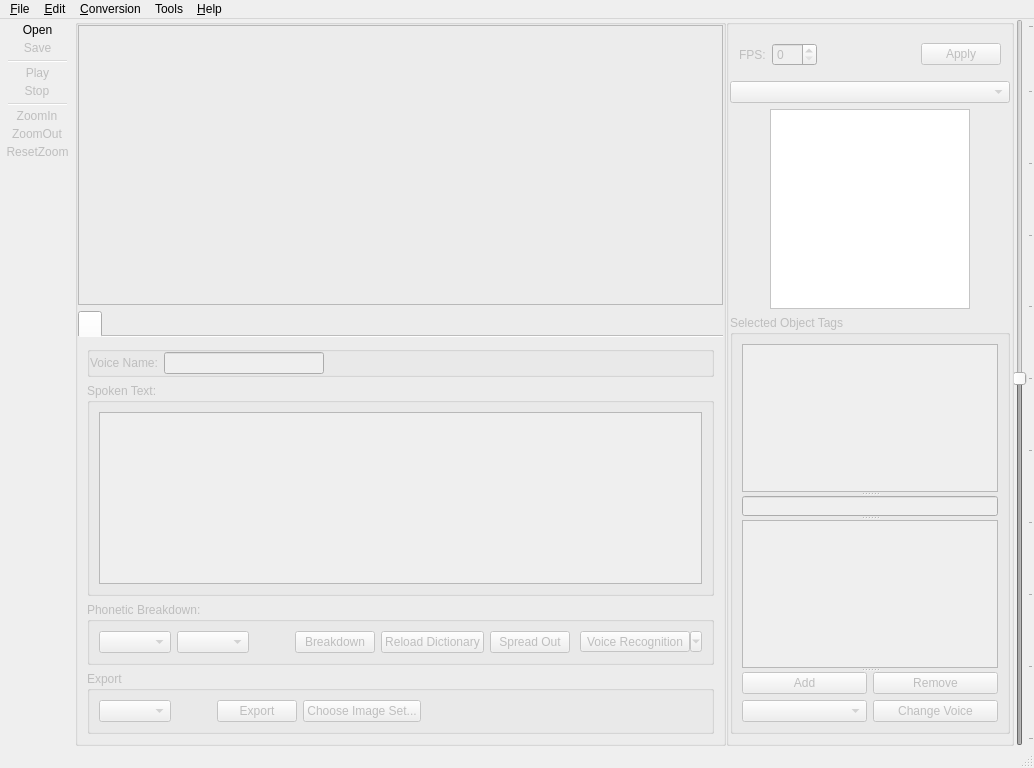
<?xml version="1.0" encoding="UTF-8"?>
<ui version="4.0">
 <class>main_window</class>
 <widget class="QMainWindow" name="main_window">
  <property name="geometry">
   <rect>
    <x>0</x>
    <y>0</y>
    <width>1029</width>
    <height>768</height>
   </rect>
  </property>
  <property name="acceptDrops">
   <bool>true</bool>
  </property>
  <property name="windowTitle">
   <string>MainWindow</string>
  </property>
  <property name="windowIcon">
   <iconset resource="../qt-icons.qrc">
    <normaloff>:/rsrc/window_icon.png</normaloff>:/rsrc/window_icon.png</iconset>
  </property>
  <widget class="QWidget" name="central_widget">
   <property name="acceptDrops">
    <bool>true</bool>
   </property>
   <layout class="QVBoxLayout" name="verticalLayout_5">
    <property name="spacing">
     <number>0</number>
    </property>
    <property name="sizeConstraint">
     <enum>QLayout::SetMinimumSize</enum>
    </property>
    <property name="leftMargin">
     <number>0</number>
    </property>
    <property name="topMargin">
     <number>0</number>
    </property>
    <property name="rightMargin">
     <number>0</number>
    </property>
    <property name="bottomMargin">
     <number>0</number>
    </property>
    <item>
     <layout class="QHBoxLayout" name="horizontal_layout" stretch="0,0,0">
      <property name="sizeConstraint">
       <enum>QLayout::SetFixedSize</enum>
      </property>
      <item>
       <widget class="QGroupBox" name="vertical_layout_left">
        <property name="enabled">
         <bool>false</bool>
        </property>
        <layout class="QVBoxLayout" name="vertical_layout_left_1" stretch="2,0">
         <property name="spacing">
          <number>6</number>
         </property>
         <property name="leftMargin">
          <number>0</number>
         </property>
         <property name="topMargin">
          <number>0</number>
         </property>
         <property name="rightMargin">
          <number>0</number>
         </property>
         <property name="bottomMargin">
          <number>0</number>
         </property>
         <item>
          <widget class="WaveformView" name="waveform_view">
           <property name="minimumSize">
            <size>
             <width>0</width>
             <height>280</height>
            </size>
           </property>
           <property name="frameShape">
            <enum>QFrame::StyledPanel</enum>
           </property>
           <property name="frameShadow">
            <enum>QFrame::Raised</enum>
           </property>
          </widget>
         </item>
         <item>
          <widget class="QTabWidget" name="current_voice">
           <property name="sizePolicy">
            <sizepolicy hsizetype="Expanding" vsizetype="Fixed">
             <horstretch>0</horstretch>
             <verstretch>0</verstretch>
            </sizepolicy>
           </property>
           <property name="minimumSize">
            <size>
             <width>0</width>
             <height>320</height>
            </size>
           </property>
           <property name="autoFillBackground">
            <bool>false</bool>
           </property>
           <property name="tabShape">
            <enum>QTabWidget::Rounded</enum>
           </property>
           <property name="elideMode">
            <enum>Qt::ElideNone</enum>
           </property>
           <property name="documentMode">
            <bool>true</bool>
           </property>
           <property name="movable">
            <bool>false</bool>
           </property>
           <widget class="QWidget" name="current_voice_page">
            <attribute name="title">
             <string/>
            </attribute>
            <layout class="QVBoxLayout" name="current_voice_page_layout">
             <item>
              <widget class="QGroupBox" name="voice_name_layout">
               <property name="sizePolicy">
                <sizepolicy hsizetype="Expanding" vsizetype="Fixed">
                 <horstretch>0</horstretch>
                 <verstretch>0</verstretch>
                </sizepolicy>
               </property>
               <layout class="QHBoxLayout" name="horizontalLayout_4">
                <property name="leftMargin">
                 <number>0</number>
                </property>
                <property name="topMargin">
                 <number>0</number>
                </property>
                <property name="rightMargin">
                 <number>0</number>
                </property>
                <property name="bottomMargin">
                 <number>0</number>
                </property>
                <item>
                 <widget class="QLabel" name="voice_name">
                  <property name="sizePolicy">
                   <sizepolicy hsizetype="Preferred" vsizetype="Preferred">
                    <horstretch>0</horstretch>
                    <verstretch>0</verstretch>
                   </sizepolicy>
                  </property>
                  <property name="text">
                   <string>Voice Name:</string>
                  </property>
                 </widget>
                </item>
                <item>
                 <widget class="QLineEdit" name="voice_name_input">
                  <property name="sizePolicy">
                   <sizepolicy hsizetype="Preferred" vsizetype="Fixed">
                    <horstretch>0</horstretch>
                    <verstretch>0</verstretch>
                   </sizepolicy>
                  </property>
                  <property name="minimumSize">
                   <size>
                    <width>160</width>
                    <height>0</height>
                   </size>
                  </property>
                 </widget>
                </item>
                <item>
                 <spacer name="voice_name_spacer_right">
                  <property name="orientation">
                   <enum>Qt::Horizontal</enum>
                  </property>
                  <property name="sizeHint" stdset="0">
                   <size>
                    <width>40</width>
                    <height>20</height>
                   </size>
                  </property>
                 </spacer>
                </item>
               </layout>
              </widget>
             </item>
             <item>
              <widget class="QGroupBox" name="text_input_group">
               <property name="title">
                <string>Spoken Text:</string>
               </property>
               <layout class="QVBoxLayout" name="verticalLayout_2">
                <item>
                 <widget class="QTextEdit" name="text_edit"/>
                </item>
               </layout>
              </widget>
             </item>
             <item>
              <widget class="QGroupBox" name="phoneme_group">
               <property name="title">
                <string>Phonetic Breakdown:</string>
               </property>
               <layout class="QHBoxLayout" name="phoneme_layout">
                <item>
                 <widget class="QComboBox" name="language_choice"/>
                </item>
                <item>
                 <widget class="QComboBox" name="phoneme_set"/>
                </item>
                <item>
                 <spacer name="phoneme_spacer_middle">
                  <property name="orientation">
                   <enum>Qt::Horizontal</enum>
                  </property>
                  <property name="sizeType">
                   <enum>QSizePolicy::Fixed</enum>
                  </property>
                  <property name="sizeHint" stdset="0">
                   <size>
                    <width>40</width>
                    <height>20</height>
                   </size>
                  </property>
                 </spacer>
                </item>
                <item>
                 <widget class="QPushButton" name="breakdown_button">
                  <property name="text">
                   <string>Breakdown</string>
                  </property>
                  <property name="icon">
                   <iconset resource="../qt-icons.qrc">
                    <normaloff>:/rsrc/icons/pie-chart-line.png</normaloff>:/rsrc/icons/pie-chart-line.png</iconset>
                  </property>
                 </widget>
                </item>
                <item>
                 <widget class="QPushButton" name="reload_dict_button">
                  <property name="text">
                   <string>Reload Dictionary</string>
                  </property>
                  <property name="icon">
                   <iconset resource="../qt-icons.qrc">
                    <normaloff>:/rsrc/icons/refresh-line.png</normaloff>:/rsrc/icons/refresh-line.png</iconset>
                  </property>
                 </widget>
                </item>
                <item>
                 <widget class="QPushButton" name="spread_out">
                  <property name="text">
                   <string>Spread Out</string>
                  </property>
                  <property name="icon">
                   <iconset resource="../qt-icons.qrc">
                    <normaloff>:/rsrc/icons/arrow-left-right-line.png</normaloff>:/rsrc/icons/arrow-left-right-line.png</iconset>
                  </property>
                 </widget>
                </item>
                <item>
                 <spacer name="phoneme_spacer_right">
                  <property name="orientation">
                   <enum>Qt::Horizontal</enum>
                  </property>
                  <property name="sizeHint" stdset="0">
                   <size>
                    <width>40</width>
                    <height>20</height>
                   </size>
                  </property>
                 </spacer>
                </item>
                <item>
                 <widget class="QToolButton" name="voice_recognition_button">
                  <property name="text">
                   <string>Voice Recognition</string>
                  </property>
                  <property name="icon">
                   <iconset resource="../qt-icons.qrc">
                    <normaloff>:/rsrc/icons/voice-recognition-fill.png</normaloff>:/rsrc/icons/voice-recognition-fill.png</iconset>
                  </property>
                  <property name="popupMode">
                   <enum>QToolButton::MenuButtonPopup</enum>
                  </property>
                  <property name="toolButtonStyle">
                   <enum>Qt::ToolButtonTextBesideIcon</enum>
                  </property>
                  <property name="arrowType">
                   <enum>Qt::NoArrow</enum>
                  </property>
                 </widget>
                </item>
               </layout>
              </widget>
             </item>
             <item>
              <widget class="QGroupBox" name="export_group">
               <property name="autoFillBackground">
                <bool>false</bool>
               </property>
               <property name="title">
                <string>Export</string>
               </property>
               <property name="flat">
                <bool>false</bool>
               </property>
               <property name="checkable">
                <bool>false</bool>
               </property>
               <layout class="QHBoxLayout" name="export_layout">
                <item>
                 <widget class="QComboBox" name="export_combo"/>
                </item>
                <item>
                 <spacer name="export_spacer_middle">
                  <property name="orientation">
                   <enum>Qt::Horizontal</enum>
                  </property>
                  <property name="sizeType">
                   <enum>QSizePolicy::Fixed</enum>
                  </property>
                  <property name="sizeHint" stdset="0">
                   <size>
                    <width>40</width>
                    <height>20</height>
                   </size>
                  </property>
                 </spacer>
                </item>
                <item>
                 <widget class="QPushButton" name="export_button">
                  <property name="text">
                   <string>Export</string>
                  </property>
                  <property name="icon">
                   <iconset resource="../qt-icons.qrc">
                    <normaloff>:/rsrc/icons/share-forward-box-line.png</normaloff>:/rsrc/icons/share-forward-box-line.png</iconset>
                  </property>
                 </widget>
                </item>
                <item>
                 <widget class="QPushButton" name="choose_imageset_button">
                  <property name="text">
                   <string>Choose Image Set...</string>
                  </property>
                  <property name="icon">
                   <iconset resource="../qt-icons.qrc">
                    <normaloff>:/rsrc/icons/gallery-line.png</normaloff>:/rsrc/icons/gallery-line.png</iconset>
                  </property>
                 </widget>
                </item>
                <item>
                 <spacer name="export_spacer_right">
                  <property name="orientation">
                   <enum>Qt::Horizontal</enum>
                  </property>
                  <property name="sizeHint" stdset="0">
                   <size>
                    <width>40</width>
                    <height>20</height>
                   </size>
                  </property>
                 </spacer>
                </item>
               </layout>
              </widget>
             </item>
            </layout>
           </widget>
          </widget>
         </item>
        </layout>
       </widget>
      </item>
      <item>
       <widget class="QGroupBox" name="vertical_layout_right">
        <property name="enabled">
         <bool>false</bool>
        </property>
        <property name="sizePolicy">
         <sizepolicy hsizetype="Fixed" vsizetype="Preferred">
          <horstretch>0</horstretch>
          <verstretch>0</verstretch>
         </sizepolicy>
        </property>
        <layout class="QVBoxLayout" name="verticalLayout" stretch="0,0,0,0">
         <property name="spacing">
          <number>6</number>
         </property>
         <property name="sizeConstraint">
          <enum>QLayout::SetDefaultConstraint</enum>
         </property>
         <property name="leftMargin">
          <number>1</number>
         </property>
         <property name="rightMargin">
          <number>1</number>
         </property>
         <item>
          <widget class="QWidget" name="fps_controls" native="true">
           <property name="sizePolicy">
            <sizepolicy hsizetype="Expanding" vsizetype="Fixed">
             <horstretch>0</horstretch>
             <verstretch>0</verstretch>
            </sizepolicy>
           </property>
           <layout class="QHBoxLayout" name="fps_layout">
            <item>
             <widget class="QLabel" name="fps">
              <property name="text">
               <string>FPS:</string>
              </property>
             </widget>
            </item>
            <item>
             <widget class="QSpinBox" name="fps_input">
              <property name="minimumSize">
               <size>
                <width>45</width>
                <height>0</height>
               </size>
              </property>
             </widget>
            </item>
            <item>
             <spacer name="fps_spacer_left">
              <property name="orientation">
               <enum>Qt::Horizontal</enum>
              </property>
              <property name="sizeHint" stdset="0">
               <size>
                <width>40</width>
                <height>20</height>
               </size>
              </property>
             </spacer>
            </item>
            <item>
             <widget class="QPushButton" name="apply_fps">
              <property name="text">
               <string>Apply</string>
              </property>
             </widget>
            </item>
           </layout>
          </widget>
         </item>
         <item>
          <widget class="QComboBox" name="mouth_choice">
           <property name="sizePolicy">
            <sizepolicy hsizetype="Expanding" vsizetype="Fixed">
             <horstretch>0</horstretch>
             <verstretch>0</verstretch>
            </sizepolicy>
           </property>
          </widget>
         </item>
         <item>
          <layout class="QHBoxLayout" name="mouth_view_layout">
           <item>
            <spacer name="mouth_left_spacer">
             <property name="orientation">
              <enum>Qt::Horizontal</enum>
             </property>
             <property name="sizeHint" stdset="0">
              <size>
               <width>0</width>
               <height>20</height>
              </size>
             </property>
            </spacer>
           </item>
           <item>
            <widget class="MouthView" name="mouth_view">
             <property name="sizePolicy">
              <sizepolicy hsizetype="Fixed" vsizetype="Fixed">
               <horstretch>0</horstretch>
               <verstretch>0</verstretch>
              </sizepolicy>
             </property>
             <property name="minimumSize">
              <size>
               <width>200</width>
               <height>200</height>
              </size>
             </property>
             <property name="maximumSize">
              <size>
               <width>200</width>
               <height>200</height>
              </size>
             </property>
             <property name="autoFillBackground">
              <bool>false</bool>
             </property>
             <property name="styleSheet">
              <string notr="true">background-color: rgb(255, 255, 255);</string>
             </property>
             <property name="frameShadow">
              <enum>QFrame::Raised</enum>
             </property>
             <property name="verticalScrollBarPolicy">
              <enum>Qt::ScrollBarAlwaysOff</enum>
             </property>
             <property name="horizontalScrollBarPolicy">
              <enum>Qt::ScrollBarAlwaysOff</enum>
             </property>
             <property name="renderHints">
              <set>QPainter::Antialiasing|QPainter::SmoothPixmapTransform</set>
             </property>
            </widget>
           </item>
           <item>
            <spacer name="mouth_righ_spacer">
             <property name="orientation">
              <enum>Qt::Horizontal</enum>
             </property>
             <property name="sizeHint" stdset="0">
              <size>
               <width>0</width>
               <height>20</height>
              </size>
             </property>
            </spacer>
           </item>
          </layout>
         </item>
         <item>
          <widget class="QGroupBox" name="tag_list_group">
           <property name="title">
            <string>Selected Object Tags</string>
           </property>
           <layout class="QVBoxLayout" name="verticalLayout_3">
            <item>
             <widget class="QSplitter" name="tag_splitter">
              <property name="frameShape">
               <enum>QFrame::NoFrame</enum>
              </property>
              <property name="midLineWidth">
               <number>1</number>
              </property>
              <property name="orientation">
               <enum>Qt::Vertical</enum>
              </property>
              <property name="opaqueResize">
               <bool>true</bool>
              </property>
              <property name="childrenCollapsible">
               <bool>false</bool>
              </property>
              <widget class="QTreeWidget" name="parent_tags">
               <property name="enabled">
                <bool>false</bool>
               </property>
               <property name="styleSheet">
                <string notr="true"/>
               </property>
               <property name="showDropIndicator" stdset="0">
                <bool>false</bool>
               </property>
               <property name="alternatingRowColors">
                <bool>true</bool>
               </property>
               <property name="selectionMode">
                <enum>QAbstractItemView::NoSelection</enum>
               </property>
               <property name="verticalScrollMode">
                <enum>QAbstractItemView::ScrollPerPixel</enum>
               </property>
               <property name="rootIsDecorated">
                <bool>false</bool>
               </property>
               <property name="itemsExpandable">
                <bool>false</bool>
               </property>
               <property name="headerHidden">
                <bool>true</bool>
               </property>
               <property name="expandsOnDoubleClick">
                <bool>false</bool>
               </property>
               <property name="columnCount">
                <number>1</number>
               </property>
               <attribute name="headerDefaultSectionSize">
                <number>200</number>
               </attribute>
               <attribute name="headerStretchLastSection">
                <bool>true</bool>
               </attribute>
               <column>
                <property name="text">
                 <string notr="true">1</string>
                </property>
               </column>
              </widget>
              <widget class="QLineEdit" name="tag_entry">
               <property name="sizePolicy">
                <sizepolicy hsizetype="Expanding" vsizetype="Fixed">
                 <horstretch>0</horstretch>
                 <verstretch>1</verstretch>
                </sizepolicy>
               </property>
               <property name="maximumSize">
                <size>
                 <width>16777215</width>
                 <height>20</height>
                </size>
               </property>
               <property name="baseSize">
                <size>
                 <width>0</width>
                 <height>20</height>
                </size>
               </property>
              </widget>
              <widget class="QListWidget" name="list_of_tags"/>
              <widget class="QWidget" name="layoutWidget">
               <layout class="QHBoxLayout" name="tag_list_buttons">
                <property name="sizeConstraint">
                 <enum>QLayout::SetMaximumSize</enum>
                </property>
                <item>
                 <widget class="QPushButton" name="add_tag">
                  <property name="maximumSize">
                   <size>
                    <width>16777215</width>
                    <height>23</height>
                   </size>
                  </property>
                  <property name="text">
                   <string>Add</string>
                  </property>
                 </widget>
                </item>
                <item>
                 <widget class="QPushButton" name="remove_tag">
                  <property name="maximumSize">
                   <size>
                    <width>16777215</width>
                    <height>23</height>
                   </size>
                  </property>
                  <property name="text">
                   <string>Remove</string>
                  </property>
                 </widget>
                </item>
               </layout>
              </widget>
             </widget>
            </item>
            <item>
             <layout class="QHBoxLayout" name="horizontalLayout">
              <item>
               <widget class="QComboBox" name="voice_for_selection"/>
              </item>
              <item>
               <widget class="QPushButton" name="apply_voice_change">
                <property name="text">
                 <string>Change Voice</string>
                </property>
               </widget>
              </item>
             </layout>
            </item>
           </layout>
          </widget>
         </item>
        </layout>
       </widget>
      </item>
      <item>
       <widget class="QSlider" name="volume_slider">
        <property name="enabled">
         <bool>false</bool>
        </property>
        <property name="value">
         <number>50</number>
        </property>
        <property name="orientation">
         <enum>Qt::Vertical</enum>
        </property>
        <property name="invertedAppearance">
         <bool>false</bool>
        </property>
        <property name="tickPosition">
         <enum>QSlider::TicksBelow</enum>
        </property>
        <property name="tickInterval">
         <number>10</number>
        </property>
       </widget>
      </item>
     </layout>
    </item>
   </layout>
  </widget>
  <widget class="QMenuBar" name="menubar">
   <property name="geometry">
    <rect>
     <x>0</x>
     <y>0</y>
     <width>1029</width>
     <height>21</height>
    </rect>
   </property>
   <widget class="QMenu" name="menu_file">
    <property name="title">
     <string>&amp;File</string>
    </property>
    <addaction name="action_open"/>
    <addaction name="action_save"/>
    <addaction name="action_save_as"/>
    <addaction name="action_exit"/>
   </widget>
   <widget class="QMenu" name="menu_edit">
    <property name="enabled">
     <bool>true</bool>
    </property>
    <property name="title">
     <string>&amp;Edit</string>
    </property>
    <addaction name="action_undo"/>
    <addaction name="action_cut"/>
    <addaction name="action_copy"/>
    <addaction name="action_paste"/>
    <addaction name="action_settings"/>
   </widget>
   <widget class="QMenu" name="menu_help">
    <property name="title">
     <string>&amp;Help</string>
    </property>
    <addaction name="action_help_topics"/>
    <addaction name="action_about_papagayo_ng"/>
   </widget>
   <widget class="QMenu" name="menu_Conversion">
    <property name="title">
     <string>&amp;Conversion</string>
    </property>
    <addaction name="action_convert_phonemes"/>
    <addaction name="action_select_as_current_set"/>
   </widget>
   <widget class="QMenu" name="menuDownloads">
    <property name="title">
     <string>Tools</string>
    </property>
    <widget class="QMenu" name="menuAllosaurus">
     <property name="title">
      <string>Allosaurus</string>
     </property>
     <addaction name="action_allo_download"/>
    </widget>
    <widget class="QMenu" name="menuRhubarb">
     <property name="title">
      <string>Rhubarb</string>
     </property>
     <addaction name="action_rhubarb_download"/>
    </widget>
    <widget class="QMenu" name="menuFFmpeg">
     <property name="title">
      <string>FFmpeg</string>
     </property>
     <addaction name="action_ffmpeg_download"/>
    </widget>
    <addaction name="menuAllosaurus"/>
    <addaction name="menuRhubarb"/>
    <addaction name="menuFFmpeg"/>
   </widget>
   <addaction name="menu_file"/>
   <addaction name="menu_edit"/>
   <addaction name="menu_Conversion"/>
   <addaction name="menuDownloads"/>
   <addaction name="menu_help"/>
  </widget>
  <widget class="QStatusBar" name="statusbar">
   <property name="acceptDrops">
    <bool>true</bool>
   </property>
  </widget>
  <widget class="QToolBar" name="toolbar">
   <property name="acceptDrops">
    <bool>true</bool>
   </property>
   <property name="windowTitle">
    <string>toolBar</string>
   </property>
   <property name="autoFillBackground">
    <bool>false</bool>
   </property>
   <property name="styleSheet">
    <string notr="true">border: none;</string>
   </property>
   <property name="movable">
    <bool>false</bool>
   </property>
   <property name="iconSize">
    <size>
     <width>32</width>
     <height>32</height>
    </size>
   </property>
   <attribute name="toolBarArea">
    <enum>LeftToolBarArea</enum>
   </attribute>
   <attribute name="toolBarBreak">
    <bool>false</bool>
   </attribute>
   <addaction name="action_open"/>
   <addaction name="action_save"/>
   <addaction name="separator"/>
   <addaction name="action_play"/>
   <addaction name="action_stop"/>
   <addaction name="separator"/>
   <addaction name="action_zoom_in"/>
   <addaction name="action_zoom_out"/>
   <addaction name="action_reset_zoom"/>
  </widget>
  <action name="action_help_topics">
   <property name="icon">
    <iconset resource="../qt-icons.qrc">
     <normaloff>:/rsrc/icons/question-line.png</normaloff>:/rsrc/icons/question-line.png</iconset>
   </property>
   <property name="text">
    <string>&amp;Help Topics</string>
   </property>
  </action>
  <action name="action_about_papagayo_ng">
   <property name="icon">
    <iconset resource="../qt-icons.qrc">
     <normaloff>:/rsrc/icons/information-line.png</normaloff>:/rsrc/icons/information-line.png</iconset>
   </property>
   <property name="text">
    <string>&amp;About Papagayo-ng</string>
   </property>
  </action>
  <action name="action_open">
   <property name="icon">
    <iconset resource="../qt-icons.qrc">
     <normaloff>:/rsrc/icons/folder-open-line.png</normaloff>:/rsrc/icons/folder-open-line.png</iconset>
   </property>
   <property name="text">
    <string>&amp;Open</string>
   </property>
  </action>
  <action name="action_save">
   <property name="enabled">
    <bool>false</bool>
   </property>
   <property name="icon">
    <iconset resource="../qt-icons.qrc">
     <normaloff>:/rsrc/icons/save-3-fill.png</normaloff>:/rsrc/icons/save-3-fill.png</iconset>
   </property>
   <property name="text">
    <string>&amp;Save</string>
   </property>
  </action>
  <action name="action_save_as">
   <property name="enabled">
    <bool>false</bool>
   </property>
   <property name="icon">
    <iconset resource="../qt-icons.qrc">
     <normaloff>:/rsrc/icons/save-3-line.png</normaloff>:/rsrc/icons/save-3-line.png</iconset>
   </property>
   <property name="text">
    <string>&amp;Save As...</string>
   </property>
  </action>
  <action name="action_exit">
   <property name="icon">
    <iconset resource="../qt-icons.qrc">
     <normaloff>:/rsrc/icons/shut-down-line.png</normaloff>:/rsrc/icons/shut-down-line.png</iconset>
   </property>
   <property name="text">
    <string>&amp;Exit</string>
   </property>
  </action>
  <action name="action_undo">
   <property name="enabled">
    <bool>false</bool>
   </property>
   <property name="icon">
    <iconset resource="../qt-icons.qrc">
     <normaloff>:/rsrc/icons/arrow-go-back-line.png</normaloff>:/rsrc/icons/arrow-go-back-line.png</iconset>
   </property>
   <property name="text">
    <string>Undo</string>
   </property>
  </action>
  <action name="action_cut">
   <property name="enabled">
    <bool>false</bool>
   </property>
   <property name="icon">
    <iconset resource="../qt-icons.qrc">
     <normaloff>:/rsrc/icons/scissors-cut-line.png</normaloff>:/rsrc/icons/scissors-cut-line.png</iconset>
   </property>
   <property name="text">
    <string>&amp;Cut</string>
   </property>
  </action>
  <action name="action_copy">
   <property name="enabled">
    <bool>false</bool>
   </property>
   <property name="icon">
    <iconset resource="../qt-icons.qrc">
     <normaloff>:/rsrc/icons/file-copy-2-line.png</normaloff>:/rsrc/icons/file-copy-2-line.png</iconset>
   </property>
   <property name="text">
    <string>&amp;Copy</string>
   </property>
  </action>
  <action name="action_paste">
   <property name="enabled">
    <bool>false</bool>
   </property>
   <property name="icon">
    <iconset resource="../qt-icons.qrc">
     <normaloff>:/rsrc/icons/clipboard-line.png</normaloff>:/rsrc/icons/clipboard-line.png</iconset>
   </property>
   <property name="text">
    <string>&amp;Paste</string>
   </property>
  </action>
  <action name="action_play">
   <property name="enabled">
    <bool>false</bool>
   </property>
   <property name="icon">
    <iconset resource="../qt-icons.qrc">
     <normaloff>:/rsrc/icons/play-line.png</normaloff>:/rsrc/icons/play-line.png</iconset>
   </property>
   <property name="text">
    <string>Play</string>
   </property>
  </action>
  <action name="action_stop">
   <property name="enabled">
    <bool>false</bool>
   </property>
   <property name="icon">
    <iconset resource="../qt-icons.qrc">
     <normaloff>:/rsrc/icons/stop-line.png</normaloff>:/rsrc/icons/stop-line.png</iconset>
   </property>
   <property name="text">
    <string>Stop</string>
   </property>
  </action>
  <action name="action_zoom_in">
   <property name="enabled">
    <bool>false</bool>
   </property>
   <property name="icon">
    <iconset resource="../qt-icons.qrc">
     <normaloff>:/rsrc/icons/zoom-in-line.png</normaloff>:/rsrc/icons/zoom-in-line.png</iconset>
   </property>
   <property name="text">
    <string>ZoomIn</string>
   </property>
  </action>
  <action name="action_zoom_out">
   <property name="enabled">
    <bool>false</bool>
   </property>
   <property name="icon">
    <iconset resource="../qt-icons.qrc">
     <normaloff>:/rsrc/icons/zoom-out-line.png</normaloff>:/rsrc/icons/zoom-out-line.png</iconset>
   </property>
   <property name="text">
    <string>ZoomOut</string>
   </property>
  </action>
  <action name="action_reset_zoom">
   <property name="enabled">
    <bool>false</bool>
   </property>
   <property name="icon">
    <iconset resource="../qt-icons.qrc">
     <normaloff>:/rsrc/icons/zoom-1-line.png</normaloff>:/rsrc/icons/zoom-1-line.png</iconset>
   </property>
   <property name="text">
    <string>ResetZoom</string>
   </property>
  </action>
  <action name="action_settings">
   <property name="icon">
    <iconset resource="../qt-icons.qrc">
     <normaloff>:/rsrc/icons/settings-3-line.png</normaloff>:/rsrc/icons/settings-3-line.png</iconset>
   </property>
   <property name="text">
    <string>&amp;Preferences</string>
   </property>
   <property name="iconText">
    <string>Preferences</string>
   </property>
   <property name="toolTip">
    <string>Preferences</string>
   </property>
  </action>
  <action name="action_convert_phonemes">
   <property name="text">
    <string>Convert Phonemes</string>
   </property>
   <property name="toolTip">
    <string>Convert Phonemes to currently selected Phoneme Set.</string>
   </property>
  </action>
  <action name="action_select_as_current_set">
   <property name="text">
    <string>Select as Current Set</string>
   </property>
   <property name="toolTip">
    <string>This sets the currently selected Phoneme Set for the Project.</string>
   </property>
  </action>
  <action name="action_allo_download">
   <property name="icon">
    <iconset resource="../qt-icons.qrc">
     <normaloff>:/rsrc/icons/refresh-line.png</normaloff>:/rsrc/icons/refresh-line.png</iconset>
   </property>
   <property name="text">
    <string>Update/Download</string>
   </property>
  </action>
  <action name="action_rhubarb_download">
   <property name="icon">
    <iconset resource="../qt-icons.qrc">
     <normaloff>:/rsrc/icons/refresh-line.png</normaloff>:/rsrc/icons/refresh-line.png</iconset>
   </property>
   <property name="text">
    <string>Update/Download</string>
   </property>
  </action>
  <action name="action_ffmpeg_download">
   <property name="icon">
    <iconset resource="../qt-icons.qrc">
     <normaloff>:/rsrc/icons/refresh-line.png</normaloff>:/rsrc/icons/refresh-line.png</iconset>
   </property>
   <property name="text">
    <string>Update/Download</string>
   </property>
  </action>
 </widget>
 <customwidgets>
  <customwidget>
   <class>WaveformView</class>
   <extends>QFrame</extends>
   <header>WaveformViewQT</header>
   <container>1</container>
  </customwidget>
  <customwidget>
   <class>MouthView</class>
   <extends>QGraphicsView</extends>
   <header>MouthViewQT</header>
  </customwidget>
 </customwidgets>
 <resources>
  <include location="../qt-icons.qrc"/>
 </resources>
 <connections/>
</ui>
